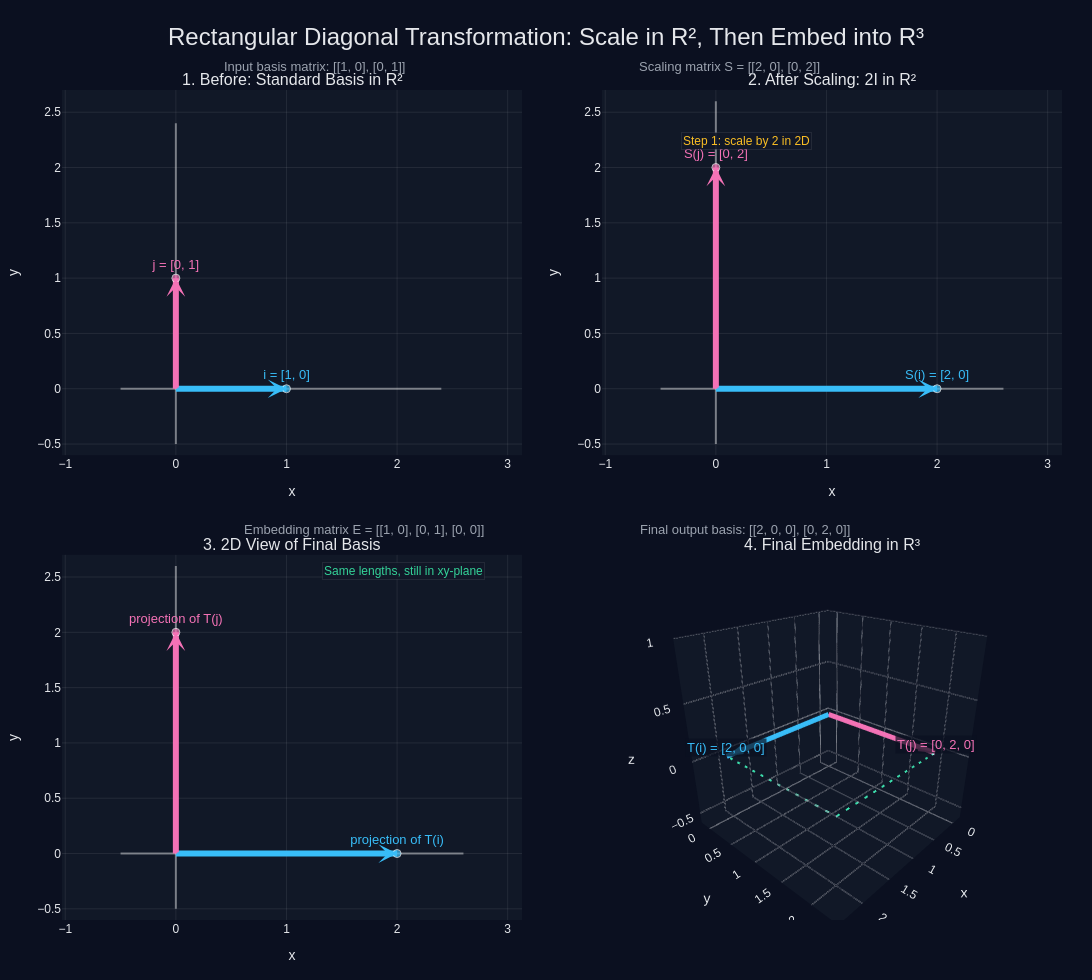

Here is the notebook cell this chart was saved with:
### Code cell
import numpy as np
import plotly.graph_objects as go
from plotly.subplots import make_subplots

# ---------------------------------------------------
# Step 1: 2D scaling
# Step 2: embed into 3D
# ---------------------------------------------------
i = np.array([1.0, 0.0])
j = np.array([0.0, 1.0])

S = np.array([
    [2.0, 0.0],
    [0.0, 2.0]
])

E = np.array([
    [1.0, 0.0],
    [0.0, 1.0],
    [0.0, 0.0]
])

A = E @ S

# intermediate vectors after scaling
Si = S @ i
Sj = S @ j

# final vectors in 3D
Ti = E @ Si
Tj = E @ Sj

# ---------------------------------------------------
# Style
# ---------------------------------------------------
bg = "#0b1020"
panel = "#111827"
grid = "rgba(255,255,255,0.08)"
axis = "rgba(255,255,255,0.42)"
text = "#e5e7eb"
muted = "#9ca3af"
blue = "#38bdf8"
pink = "#f472b6"
green = "#34d399"
amber = "#fbbf24"

# ---------------------------------------------------
# 2x2 mixed subplot layout
# ---------------------------------------------------
fig = make_subplots(
    rows=2, cols=2,
    specs=[
        [{"type": "xy"}, {"type": "xy"}],
        [{"type": "xy"}, {"type": "scene"}]
    ],
    horizontal_spacing=0.08,
    vertical_spacing=0.12,
    subplot_titles=(
        "1. Before: Standard Basis in R²",
        "2. After Scaling: 2I in R²",
        "3. 2D View of Final Basis",
        "4. Final Embedding in R³"
    )
)

# ---------------------------------------------------
# Helper for 2D axes
# ---------------------------------------------------
def add_2d_axes(col, row, lim=2.6):
    fig.add_trace(
        go.Scatter(
            x=[-0.5, lim], y=[0, 0],
            mode="lines",
            line=dict(color=axis, width=2),
            hoverinfo="skip",
            showlegend=False
        ),
        row=row, col=col
    )
    fig.add_trace(
        go.Scatter(
            x=[0, 0], y=[-0.5, lim],
            mode="lines",
            line=dict(color=axis, width=2),
            hoverinfo="skip",
            showlegend=False
        ),
        row=row, col=col
    )

def add_2d_vector(vec, color, label, row, col, textpos="top center"):
    x, y = vec[0], vec[1]
    fig.add_trace(
        go.Scatter(
            x=[0, x], y=[0, y],
            mode="lines+markers+text",
            line=dict(color=color, width=6),
            marker=dict(size=[0, 8], color=color),
            text=["", label],
            textposition=textpos,
            textfont=dict(size=13, color=color),
            hovertemplate=f"{label}<extra></extra>",
            showlegend=False
        ),
        row=row, col=col
    )

    xref = "x" if (row, col) == (1, 1) else f"x{(row-1)*2+col}"
    yref = "y" if (row, col) == (1, 1) else f"y{(row-1)*2+col}"

    fig.add_annotation(
        x=x, y=y, ax=0, ay=0,
        xref=xref, yref=yref,
        axref=xref, ayref=yref,
        text="",
        showarrow=True,
        arrowhead=3,
        arrowsize=1.3,
        arrowwidth=2.4,
        arrowcolor=color
    )

# ---------------------------------------------------
# Panel 1: original basis in R^2
# ---------------------------------------------------
add_2d_axes(1, 1, lim=2.4)
add_2d_vector(i, blue, "i = [1, 0]", 1, 1)
add_2d_vector(j, pink, "j = [0, 1]", 1, 1)

# ---------------------------------------------------
# Panel 2: scaled basis in R^2
# ---------------------------------------------------
add_2d_axes(2, 1, lim=2.6)
add_2d_vector(Si, blue, "S(i) = [2, 0]", 1, 2, "top center")
add_2d_vector(Sj, pink, "S(j) = [0, 2]", 1, 2, "top center")

# Scaling note
fig.add_annotation(
    x=0.75, y=0.95,
    xref="paper", yref="paper",
    text="Step 1: scale by 2 in 2D",
    showarrow=False,
    font=dict(size=12, color=amber),
    bgcolor="rgba(17,24,39,0.90)",
    bordercolor="rgba(255,255,255,0.08)",
    borderwidth=1
)

# ---------------------------------------------------
# Panel 3: same final vectors seen in 2D shadow
# ---------------------------------------------------
add_2d_axes(1, 2, lim=2.6)
add_2d_vector(np.array([Ti[0], Ti[1]]), blue, "projection of T(i)", 2, 1, "top center")
add_2d_vector(np.array([Tj[0], Tj[1]]), pink, "projection of T(j)", 2, 1, "top center")

fig.add_annotation(
    x=0.26, y=0.42,
    xref="paper", yref="paper",
    text="Same lengths, still in xy-plane",
    showarrow=False,
    font=dict(size=12, color=green),
    bgcolor="rgba(17,24,39,0.90)",
    bordercolor="rgba(255,255,255,0.08)",
    borderwidth=1
)

# ---------------------------------------------------
# Panel 4: final vectors embedded in R^3
# ---------------------------------------------------
# vector T(i)
fig.add_trace(go.Scatter3d(
    x=[0, Ti[0]], y=[0, Ti[1]], z=[0, Ti[2]],
    mode="lines",
    line=dict(color=blue, width=10),
    hovertemplate="T(i) = [2, 0, 0]<extra></extra>",
    showlegend=False
), row=2, col=2)

fig.add_trace(go.Cone(
    x=[Ti[0]], y=[Ti[1]], z=[Ti[2]],
    u=[Ti[0]], v=[Ti[1]], w=[Ti[2]],
    anchor="tip",
    sizemode="absolute",
    sizeref=0.24,
    colorscale=[[0, blue], [1, blue]],
    showscale=False,
    hoverinfo="skip",
    name="T(i)"
), row=2, col=2)

# vector T(j)
fig.add_trace(go.Scatter3d(
    x=[0, Tj[0]], y=[0, Tj[1]], z=[0, Tj[2]],
    mode="lines",
    line=dict(color=pink, width=10),
    hovertemplate="T(j) = [0, 2, 0]<extra></extra>",
    showlegend=False
), row=2, col=2)

fig.add_trace(go.Cone(
    x=[Tj[0]], y=[Tj[1]], z=[Tj[2]],
    u=[Tj[0]], v=[Tj[1]], w=[Tj[2]],
    anchor="tip",
    sizemode="absolute",
    sizeref=0.24,
    colorscale=[[0, pink], [1, pink]],
    showscale=False,
    hoverinfo="skip",
    name="T(j)"
), row=2, col=2)

# plane outline z=0
fig.add_trace(go.Scatter3d(
    x=[0, 2, 2, 0, 0],
    y=[0, 0, 2, 2, 0],
    z=[0, 0, 0, 0, 0],
    mode="lines",
    line=dict(color="rgba(52,211,153,0.45)", width=4, dash="dash"),
    hoverinfo="skip",
    showlegend=False
), row=2, col=2)

# ---------------------------------------------------
# Global layout
# ---------------------------------------------------
fig.update_layout(
    title=dict(
        text="Rectangular Diagonal Transformation: Scale in R², Then Embed into R³",
        x=0.5,
        font=dict(size=24, color=text)
    ),
    paper_bgcolor=bg,
    plot_bgcolor=panel,
    font=dict(family="Arial", color=text),
    width=1380,
    height=980,
    margin=dict(l=30, r=30, t=90, b=60),
    showlegend=False,
    annotations=list(fig.layout.annotations) + [
        dict(
            text="Input basis matrix: [[1, 0], [0, 1]]",
            x=0.16, y=1.04, xref="paper", yref="paper",
            showarrow=False,
            font=dict(size=13, color=muted)
        ),
        dict(
            text="Scaling matrix S = [[2, 0], [0, 2]]",
            x=0.76, y=1.04, xref="paper", yref="paper",
            showarrow=False,
            font=dict(size=13, color=muted)
        ),
        dict(
            text="Embedding matrix E = [[1, 0], [0, 1], [0, 0]]",
            x=0.18, y=0.47, xref="paper", yref="paper",
            showarrow=False,
            font=dict(size=13, color=muted)
        ),
        dict(
            text="Final output basis: [[2, 0, 0], [0, 2, 0]]",
            x=0.79, y=0.47, xref="paper", yref="paper",
            showarrow=False,
            font=dict(size=13, color=muted)
        ),
    ]
)

# ---------------------------------------------------
# 2D axes formatting
# ---------------------------------------------------
axis_map = [(1,1), (1,2), (2,1)]
for r, c in axis_map:
    fig.update_xaxes(
        row=r, col=c,
        range=[-0.5, 2.6],
        showgrid=True,
        gridcolor=grid,
        zeroline=False,
        title_text="x",
        color=text
    )
    fig.update_yaxes(
        row=r, col=c,
        range=[-0.5, 2.6],
        showgrid=True,
        gridcolor=grid,
        zeroline=False,
        scaleanchor="x" if (r, c) == (1, 1) else f"x{(r-1)*2+c}",
        scaleratio=1,
        title_text="y",
        color=text
    )

# ---------------------------------------------------
# 3D scene formatting
# ---------------------------------------------------
fig.update_scenes(
    dict(
        xaxis=dict(
            title="x",
            range=[-0.2, 2.4],
            backgroundcolor=panel,
            gridcolor=grid,
            showbackground=True,
            zerolinecolor=axis
        ),
        yaxis=dict(
            title="y",
            range=[-0.2, 2.4],
            backgroundcolor=panel,
            gridcolor=grid,
            showbackground=True,
            zerolinecolor=axis
        ),
        zaxis=dict(
            title="z",
            range=[-0.6, 1.0],
            backgroundcolor=panel,
            gridcolor=grid,
            showbackground=True,
            zerolinecolor=axis
        ),
        camera=dict(
            eye=dict(x=1.45, y=1.35, z=0.95)
        ),
        annotations=[
            dict(
                x=Ti[0], y=Ti[1], z=Ti[2] + 0.08,
                text="T(i) = [2, 0, 0]",
                showarrow=False,
                font=dict(size=13, color=blue),
                bgcolor="rgba(11,16,32,0.70)"
            ),
            dict(
                x=Tj[0], y=Tj[1], z=Tj[2] + 0.08,
                text="T(j) = [0, 2, 0]",
                showarrow=False,
                font=dict(size=13, color=pink),
                bgcolor="rgba(11,16,32,0.70)"
            )
        ]
    ),
    row=2, col=2
)

fig.show()

### Figure 1 — Plotly figure (JSON) as saved in the notebook; plotly's stock layout.template omitted (floating-point values rounded to 4 significant figures)
{"data": [{"hoverinfo": "skip", "line": {"color": "rgba(255,255,255,0.42)", "width": 2}, "mode": "lines", "showlegend": false, "type": "scatter", "x": [-0.5, 2.4], "xaxis": "x", "y": [0, 0], "yaxis": "y"}, {"hoverinfo": "skip", "line": {"color": "rgba(255,255,255,0.42)", "width": 2}, "mode": "lines", "showlegend": false, "type": "scatter", "x": [0, 0], "xaxis": "x", "y": [-0.5, 2.4], "yaxis": "y"}, {"hovertemplate": "i = [1, 0]<extra></extra>", "line": {"color": "#38bdf8", "width": 6}, "marker": {"color": "#38bdf8", "size": [0, 8]}, "mode": "lines+markers+text", "showlegend": false, "text": ["", "i = [1, 0]"], "textfont": {"color": "#38bdf8", "size": 13}, "textposition": "top center", "type": "scatter", "x": [0, 1], "xaxis": "x", "y": [0, 0], "yaxis": "y"}, {"hovertemplate": "j = [0, 1]<extra></extra>", "line": {"color": "#f472b6", "width": 6}, "marker": {"color": "#f472b6", "size": [0, 8]}, "mode": "lines+markers+text", "showlegend": false, "text": ["", "j = [0, 1]"], "textfont": {"color": "#f472b6", "size": 13}, "textposition": "top center", "type": "scatter", "x": [0, 0], "xaxis": "x", "y": [0, 1], "yaxis": "y"}, {"hoverinfo": "skip", "line": {"color": "rgba(255,255,255,0.42)", "width": 2}, "mode": "lines", "showlegend": false, "type": "scatter", "x": [-0.5, 2.6], "xaxis": "x2", "y": [0, 0], "yaxis": "y2"}, {"hoverinfo": "skip", "line": {"color": "rgba(255,255,255,0.42)", "width": 2}, "mode": "lines", "showlegend": false, "type": "scatter", "x": [0, 0], "xaxis": "x2", "y": [-0.5, 2.6], "yaxis": "y2"}, {"hovertemplate": "S(i) = [2, 0]<extra></extra>", "line": {"color": "#38bdf8", "width": 6}, "marker": {"color": "#38bdf8", "size": [0, 8]}, "mode": "lines+markers+text", "showlegend": false, "text": ["", "S(i) = [2, 0]"], "textfont": {"color": "#38bdf8", "size": 13}, "textposition": "top center", "type": "scatter", "x": [0, 2], "xaxis": "x2", "y": [0, 0], "yaxis": "y2"}, {"hovertemplate": "S(j) = [0, 2]<extra></extra>", "line": {"color": "#f472b6", "width": 6}, "marker": {"color": "#f472b6", "size": [0, 8]}, "mode": "lines+markers+text", "showlegend": false, "text": ["", "S(j) = [0, 2]"], "textfont": {"color": "#f472b6", "size": 13}, "textposition": "top center", "type": "scatter", "x": [0, 0], "xaxis": "x2", "y": [0, 2], "yaxis": "y2"}, {"hoverinfo": "skip", "line": {"color": "rgba(255,255,255,0.42)", "width": 2}, "mode": "lines", "showlegend": false, "type": "scatter", "x": [-0.5, 2.6], "xaxis": "x3", "y": [0, 0], "yaxis": "y3"}, {"hoverinfo": "skip", "line": {"color": "rgba(255,255,255,0.42)", "width": 2}, "mode": "lines", "showlegend": false, "type": "scatter", "x": [0, 0], "xaxis": "x3", "y": [-0.5, 2.6], "yaxis": "y3"}, {"hovertemplate": "projection of T(i)<extra></extra>", "line": {"color": "#38bdf8", "width": 6}, "marker": {"color": "#38bdf8", "size": [0, 8]}, "mode": "lines+markers+text", "showlegend": false, "text": ["", "projection of T(i)"], "textfont": {"color": "#38bdf8", "size": 13}, "textposition": "top center", "type": "scatter", "x": [0, 2], "xaxis": "x3", "y": [0, 0], "yaxis": "y3"}, {"hovertemplate": "projection of T(j)<extra></extra>", "line": {"color": "#f472b6", "width": 6}, "marker": {"color": "#f472b6", "size": [0, 8]}, "mode": "lines+markers+text", "showlegend": false, "text": ["", "projection of T(j)"], "textfont": {"color": "#f472b6", "size": 13}, "textposition": "top center", "type": "scatter", "x": [0, 0], "xaxis": "x3", "y": [0, 2], "yaxis": "y3"}, {"hovertemplate": "T(i) = [2, 0, 0]<extra></extra>", "line": {"color": "#38bdf8", "width": 10}, "mode": "lines", "scene": "scene", "showlegend": false, "type": "scatter3d", "x": [0, 2], "y": [0, 0], "z": [0, 0]}, {"anchor": "tip", "colorscale": [[0, "#38bdf8"], [1, "#38bdf8"]], "hoverinfo": "skip", "name": "T(i)", "scene": "scene", "showscale": false, "sizemode": "absolute", "sizeref": 0.24, "type": "cone", "u": [2], "v": [0], "w": [0], "x": [2], "y": [0], "z": [0]}, {"hovertemplate": "T(j) = [0, 2, 0]<extra></extra>", "line": {"color": "#f472b6", "width": 10}, "mode": "lines", "scene": "scene", "showlegend": false, "type": "scatter3d", "x": [0, 0], "y": [0, 2], "z": [0, 0]}, {"anchor": "tip", "colorscale": [[0, "#f472b6"], [1, "#f472b6"]], "hoverinfo": "skip", "name": "T(j)", "scene": "scene", "showscale": false, "sizemode": "absolute", "sizeref": 0.24, "type": "cone", "u": [0], "v": [2], "w": [0], "x": [0], "y": [2], "z": [0]}, {"hoverinfo": "skip", "line": {"color": "rgba(52,211,153,0.45)", "dash": "dash", "width": 4}, "mode": "lines", "scene": "scene", "showlegend": false, "type": "scatter3d", "x": [0, 2, 2, 0, 0], "y": [0, 0, 2, 2, 0], "z": [0, 0, 0, 0, 0]}], "layout": {"annotations": [{"font": {"size": 16}, "showarrow": false, "text": "1. Before: Standard Basis in R²", "x": 0.23, "xanchor": "center", "xref": "paper", "y": 1, "yanchor": "bottom", "yref": "paper"}, {"font": {"size": 16}, "showarrow": false, "text": "2. After Scaling: 2I in R²", "x": 0.77, "xanchor": "center", "xref": "paper", "y": 1, "yanchor": "bottom", "yref": "paper"}, {"font": {"size": 16}, "showarrow": false, "text": "3. 2D View of Final Basis", "x": 0.23, "xanchor": "center", "xref": "paper", "y": 0.44, "yanchor": "bottom", "yref": "paper"}, {"font": {"size": 16}, "showarrow": false, "text": "4. Final Embedding in R³", "x": 0.77, "xanchor": "center", "xref": "paper", "y": 0.44, "yanchor": "bottom", "yref": "paper"}, {"arrowcolor": "#38bdf8", "arrowhead": 3, "arrowsize": 1.3, "arrowwidth": 2.4, "ax": 0, "axref": "x", "ay": 0, "ayref": "y", "showarrow": true, "text": "", "x": 1, "xref": "x", "y": 0, "yref": "y"}, {"arrowcolor": "#f472b6", "arrowhead": 3, "arrowsize": 1.3, "arrowwidth": 2.4, "ax": 0, "axref": "x", "ay": 0, "ayref": "y", "showarrow": true, "text": "", "x": 0, "xref": "x", "y": 1, "yref": "y"}, {"arrowcolor": "#38bdf8", "arrowhead": 3, "arrowsize": 1.3, "arrowwidth": 2.4, "ax": 0, "axref": "x2", "ay": 0, "ayref": "y2", "showarrow": true, "text": "", "x": 2, "xref": "x2", "y": 0, "yref": "y2"}, {"arrowcolor": "#f472b6", "arrowhead": 3, "arrowsize": 1.3, "arrowwidth": 2.4, "ax": 0, "axref": "x2", "ay": 0, "ayref": "y2", "showarrow": true, "text": "", "x": 0, "xref": "x2", "y": 2, "yref": "y2"}, {"bgcolor": "rgba(17,24,39,0.90)", "bordercolor": "rgba(255,255,255,0.08)", "borderwidth": 1, "font": {"color": "#fbbf24", "size": 12}, "showarrow": false, "text": "Step 1: scale by 2 in 2D", "x": 0.75, "xref": "paper", "y": 0.95, "yref": "paper"}, {"arrowcolor": "#38bdf8", "arrowhead": 3, "arrowsize": 1.3, "arrowwidth": 2.4, "ax": 0, "axref": "x3", "ay": 0, "ayref": "y3", "showarrow": true, "text": "", "x": 2, "xref": "x3", "y": 0, "yref": "y3"}, {"arrowcolor": "#f472b6", "arrowhead": 3, "arrowsize": 1.3, "arrowwidth": 2.4, "ax": 0, "axref": "x3", "ay": 0, "ayref": "y3", "showarrow": true, "text": "", "x": 0, "xref": "x3", "y": 2, "yref": "y3"}, {"bgcolor": "rgba(17,24,39,0.90)", "bordercolor": "rgba(255,255,255,0.08)", "borderwidth": 1, "font": {"color": "#34d399", "size": 12}, "showarrow": false, "text": "Same lengths, still in xy-plane", "x": 0.26, "xref": "paper", "y": 0.42, "yref": "paper"}, {"font": {"color": "#9ca3af", "size": 13}, "showarrow": false, "text": "Input basis matrix: [[1, 0], [0, 1]]", "x": 0.16, "xref": "paper", "y": 1.04, "yref": "paper"}, {"font": {"color": "#9ca3af", "size": 13}, "showarrow": false, "text": "Scaling matrix S = [[2, 0], [0, 2]]", "x": 0.76, "xref": "paper", "y": 1.04, "yref": "paper"}, {"font": {"color": "#9ca3af", "size": 13}, "showarrow": false, "text": "Embedding matrix E = [[1, 0], [0, 1], [0, 0]]", "x": 0.18, "xref": "paper", "y": 0.47, "yref": "paper"}, {"font": {"color": "#9ca3af", "size": 13}, "showarrow": false, "text": "Final output basis: [[2, 0, 0], [0, 2, 0]]", "x": 0.79, "xref": "paper", "y": 0.47, "yref": "paper"}], "font": {"color": "#e5e7eb", "family": "Arial"}, "height": 980, "margin": {"b": 60, "l": 30, "r": 30, "t": 90}, "paper_bgcolor": "#0b1020", "plot_bgcolor": "#111827", "scene": {"annotations": [{"bgcolor": "rgba(11,16,32,0.70)", "font": {"color": "#38bdf8", "size": 13}, "showarrow": false, "text": "T(i) = [2, 0, 0]", "x": 2, "y": 0, "z": 0.08}, {"bgcolor": "rgba(11,16,32,0.70)", "font": {"color": "#f472b6", "size": 13}, "showarrow": false, "text": "T(j) = [0, 2, 0]", "x": 0, "y": 2, "z": 0.08}], "camera": {"eye": {"x": 1.45, "y": 1.35, "z": 0.95}}, "domain": {"x": [0.54, 1], "y": [0, 0.44]}, "xaxis": {"backgroundcolor": "#111827", "gridcolor": "rgba(255,255,255,0.08)", "range": [-0.2, 2.4], "showbackground": true, "title": {"text": "x"}, "zerolinecolor": "rgba(255,255,255,0.42)"}, "yaxis": {"backgroundcolor": "#111827", "gridcolor": "rgba(255,255,255,0.08)", "range": [-0.2, 2.4], "showbackground": true, "title": {"text": "y"}, "zerolinecolor": "rgba(255,255,255,0.42)"}, "zaxis": {"backgroundcolor": "#111827", "gridcolor": "rgba(255,255,255,0.08)", "range": [-0.6, 1], "showbackground": true, "title": {"text": "z"}, "zerolinecolor": "rgba(255,255,255,0.42)"}}, "showlegend": false, "title": {"font": {"color": "#e5e7eb", "size": 24}, "text": "Rectangular Diagonal Transformation: Scale in R², Then Embed into R³", "x": 0.5}, "width": 1380, "xaxis": {"anchor": "y", "color": "#e5e7eb", "domain": [0, 0.46], "gridcolor": "rgba(255,255,255,0.08)", "range": [-0.5, 2.6], "showgrid": true, "title": {"text": "x"}, "zeroline": false}, "xaxis2": {"anchor": "y2", "color": "#e5e7eb", "domain": [0.54, 1], "gridcolor": "rgba(255,255,255,0.08)", "range": [-0.5, 2.6], "showgrid": true, "title": {"text": "x"}, "zeroline": false}, "xaxis3": {"anchor": "y3", "color": "#e5e7eb", "domain": [0, 0.46], "gridcolor": "rgba(255,255,255,0.08)", "range": [-0.5, 2.6], "showgrid": true, "title": {"text": "x"}, "zeroline": false}, "yaxis": {"anchor": "x", "color": "#e5e7eb", "domain": [0.56, 1], "gridcolor": "rgba(255,255,255,0.08)", "range": [-0.5, 2.6], "scaleanchor": "x", "scaleratio": 1, "showgrid": true, "title": {"text": "y"}, "zeroline": false}, "yaxis2": {"anchor": "x2", "color": "#e5e7eb", "domain": [0.56, 1], "gridcolor": "rgba(255,255,255,0.08)", "range": [-0.5, 2.6], "scaleanchor": "x2", "scaleratio": 1, "showgrid": true, "title": {"text": "y"}, "zeroline": false}, "yaxis3": {"anchor": "x3", "color": "#e5e7eb", "domain": [0, 0.44], "gridcolor": "rgba(255,255,255,0.08)", "range": [-0.5, 2.6], "scaleanchor": "x3", "scaleratio": 1, "showgrid": true, "title": {"text": "y"}, "zeroline": false}}}
